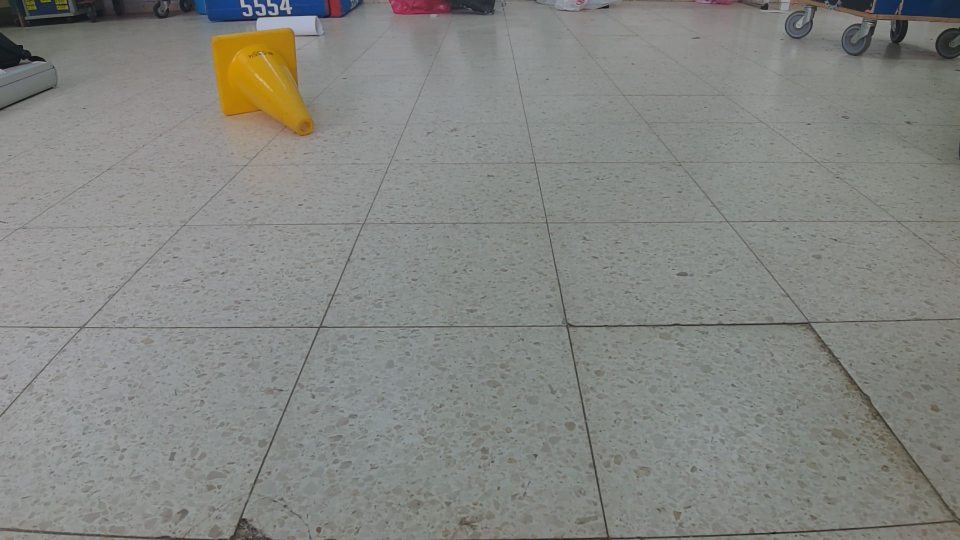
#> input picture TestingImages/2023-Cone/frame11.jpg, 1920 x 1080 px (shown at 1/2 size)
$ jupyter execute --allow-errors PoseEstimation-2023_Cone.ipynb
#> lines starting #> are read from the running program, lines starting #| are printed output that depends on the picture; after the words box and inside, x2 and y2 are one past the last pixel; in counts of white or black regions, pixels touching at a corner belong together
[cell 1]
import cv2
import numpy as np
import pandas as pd
import math

#> (a cell that did not finish here is left out)

When a new image is captured we need to run the same algorithm we ran to create the data

[cell 3]
# Detect game pice by color
# And create a rect around the detection
def find_bounding_rect(image, lower_color, upper_color):
    """    Detects the largest contour of a specified color in the image and returns its bounding rectangle.
    Args:
        image (numpy.ndarray): The input image in which to find the contour.
        lower_color (tuple): The lower bound of the color in HSV format.
        upper_color (tuple): The upper bound of the color in HSV format.
    Returns:
        tuple: A tuple containing the coordinates (x, y) and dimensions (width, height) of the bounding rectangle.
    """
    # Convert BGR to HSV
    hsv = cv2.cvtColor(image, cv2.COLOR_BGR2HSV)

    # Combine masks to get only red pixels
    mask = cv2.inRange(hsv, lower_color, upper_color)

    # Threshold the mask to create a binary image
    _, thresh = cv2.threshold(mask, 127, 255, cv2.THRESH_BINARY)

    # Define the kernel for the morphological operation
    # ChatGPT gave me this part of the code, I have no idea how it works
    kernel = np.ones((5, 5), np.uint8)

    # Perform morphological opening to remove noise
    opening = cv2.morphologyEx(thresh, cv2.MORPH_OPEN, kernel)

    # Perform morphological closing to close small holes
    # This really helps to cleanup the mask
    processed_img = cv2.morphologyEx(opening, cv2.MORPH_CLOSE, kernel)

    # Find contours
    contours, _ = cv2.findContours(processed_img, cv2.RETR_LIST, cv2.CHAIN_APPROX_SIMPLE)

    for cont in contours:
        x, y, w, h = cv2.boundingRect(cont)
        cv2.drawContours(image, cont, -1, (0, 255, 0), 3)
        #cv2.rectangle(image, (x, y), (x + w, y + h), (0, 255, 255), 2)

    contour = max(contours, key=cv2.contourArea)

    # Get bounding rectangle
    x, y, w, h = cv2.boundingRect(contour)

    cv2.drawContours(image, contour, -1, (0, 255, 0), 3)
    cv2.rectangle(image, (x, y), (x + w, y + h), (0, 255, 255), 2)

    return (x, y, w, h), contour


def saharAlgorithm(contour, img):
    # Compute the center of the contour
    M = cv2.moments(contour)
    cX = int(M["m10"] / M["m00"])
    cY = int(M["m01"] / M["m00"])

    # Find the point on the contour that is furthest from the center
    # It is almost always the cone top point
    # IMPORTANT: If the cone top is not visible in the image you will get undefined behavior
    distances = [np.linalg.norm(np.array([cX, cY]) - point[0]) for point in contour]
    max_distance_index = np.argmax(distances)
    furthest_point = tuple(contour[max_distance_index][0])

    X = furthest_point[0]
    Y = furthest_point[1]

    p1 = (cX, img.shape[0] - cY)
    p2 = (X, img.shape[0] - Y)

    # Difference in x coordinates
    dx = p2[0] - p1[0]

    # Difference in y coordinates
    dy = p2[1] - p1[1]

    # Angle between p1 and p2 in radians
    theta = math.atan2(dy, dx)

    angle = theta * 180 / math.pi

    if (dy < 0):
        angle = 360 + angle

    # Visualize
    cv2.line(img, (cX, cY), furthest_point, (255, 255, 255), 2)

    return angle

Find similar data points inside our data base to find the real world position

[cell 4]
# [49 lines left out: functions angle_close, find_matching_rows, not called in this run]

Main function running on the Raspberry-PI

[cell 5]
targetRes = (1280, 720)  # Target resolution for the image

# Capture the image using the connected camera (For testing purposes load an image from disk)
image = cv2.imread("../TestingImages/2023-Cone/frame11.jpg")
#> image is the input picture: shape (1080, 1920, 3); mean B, G, R 129.7, 133.7, 132.1

# Resize the image to the target size
image = cv2.resize(image, targetRes)
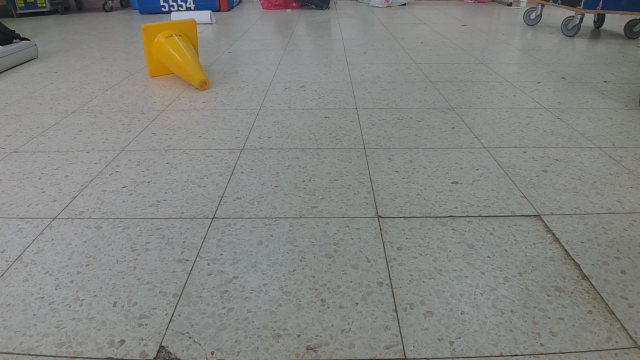
#> image: shape (720, 1280, 3) (shown at 1/2 size); mean B, G, R 129.6, 133.7, 132

# The low bounds, [h, s, v]
low_bounds = np.array([6, 140, 85])
# The top bounds, [h, s, v]
top_bounds = np.array([27, 255, 255])

# Detect the closest game piece in the image, using ml model or a simple color filter
rect, contour = find_bounding_rect(image, low_bounds, top_bounds)
#> in find_bounding_rect, `mask = cv2.inRange(hsv, lower_color, upper_color)`:
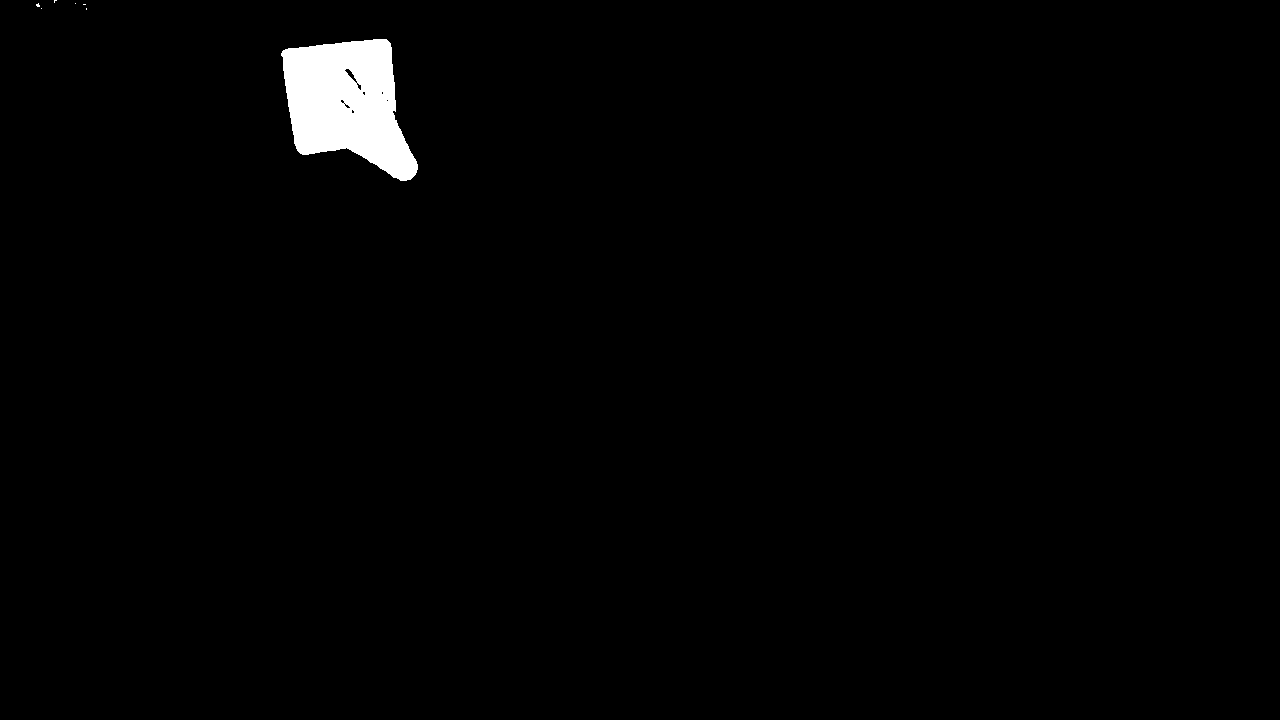
#> mask: shape (720, 1280); 1.4% white; 7 white regions (6 under 20 px), largest, box (x1, y1, x2, y2) and area: (281, 39, 418, 181) 12807
#> in find_bounding_rect, `contours, _ = cv2.findContours(processed_img, cv2.RETR_LIST, cv2.CHAIN..`: contours = 1 contour; box (x1, y1, x2, y2) and area: (282, 39, 418, 181) 12676
#> the loop in find_bounding_rect, `for cont in contours:` made 1 pass
#> (x, y, w, h) on pass 1: (282, 39, 136, 142)
#> after the loop in find_bounding_rect, `for cont in contours:`:
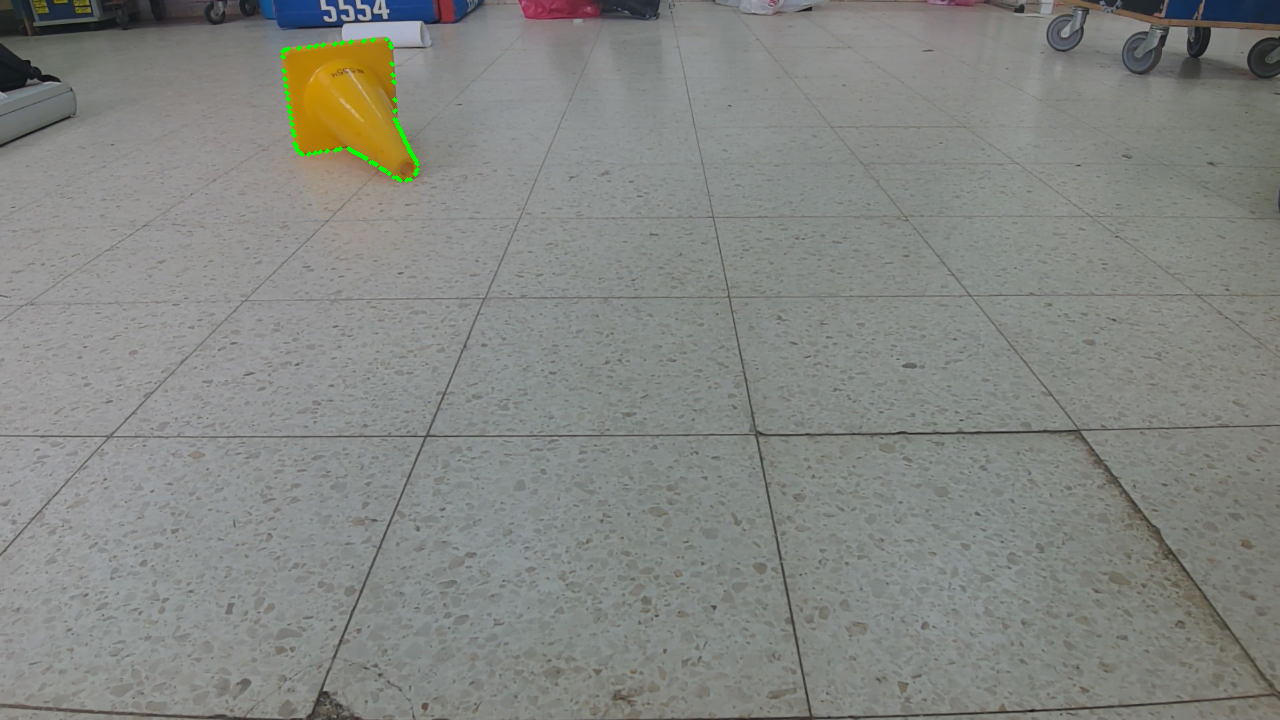
#> image: shape (720, 1280, 3); 0.14% of pixels changed, all inside (x1, y1, x2, y2) = (280, 37, 420, 183)
#> in find_bounding_rect, `contour = max(contours, key=cv2.contourArea)`: contour = contour of 165 points, box (x1, y1, x2, y2) (282, 39, 418, 181), area 12676
#> in find_bounding_rect, `cv2.rectangle(image, (x, y), (x + w, y + h), (0, 255, 255), 2)`:
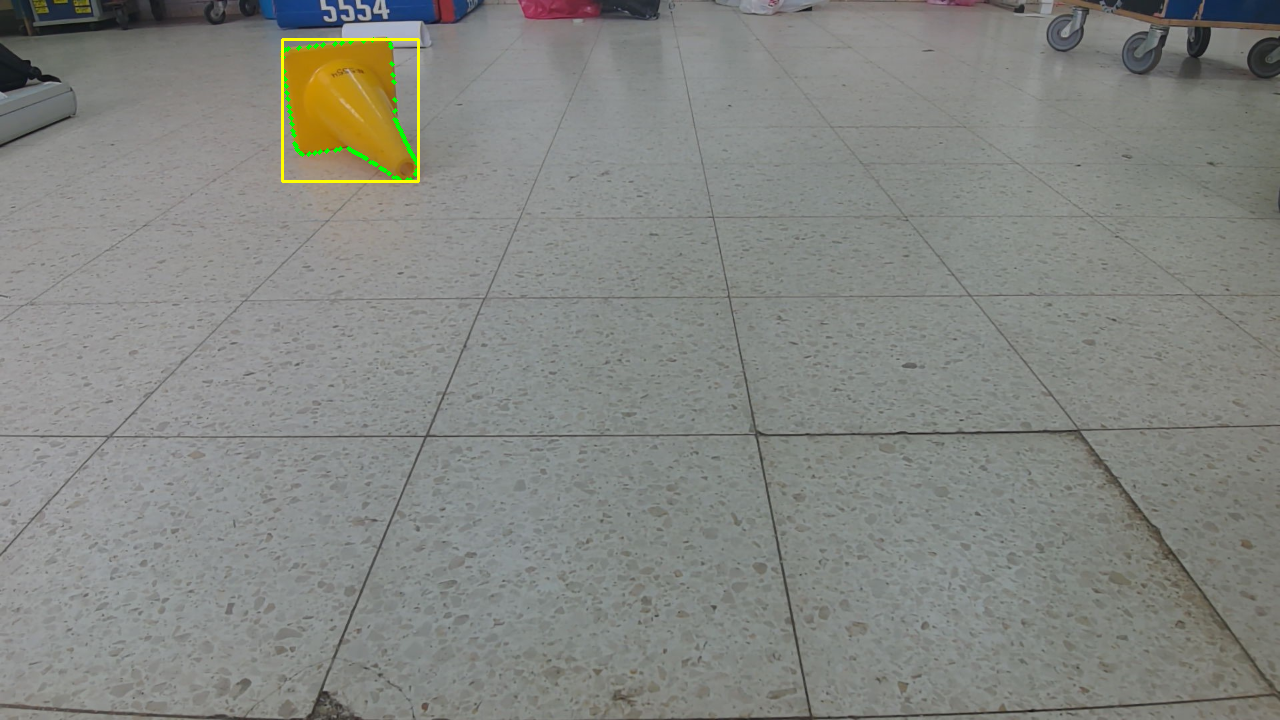
#> image: shape (720, 1280, 3); 0.18% of pixels changed, all inside (x1, y1, x2, y2) = (281, 38, 420, 183)
#> rect = (282, 39, 136, 142)
angle = saharAlgorithm(contour, image)
#> in saharAlgorithm, `M = cv2.moments(contour)`: M = moments, m00 12676.5, centre m10/m00, m01/m00 = (346.9, 102.8)
#> in saharAlgorithm, `cX = int(M["m10"] / M["m00"])`: cX = 346
#> in saharAlgorithm, `cY = int(M["m01"] / M["m00"])`: cY = 102
#> in saharAlgorithm, `distances = [np.linalg.norm(np.array([cX, cY]) - point[0]) for point i..`: distances = 165 values, max 100.1 at index 108, min 46.04 at index 70, mean 67.25
#> in saharAlgorithm, `max_distance_index = np.argmax(distances)`: max_distance_index = 108
#> in saharAlgorithm, `furthest_point = tuple(contour[max_distance_index][0])`: furthest_point = (410, 179)
#> in saharAlgorithm, `X = furthest_point[0]`: X = 410
#> in saharAlgorithm, `Y = furthest_point[1]`: Y = 179
#> in saharAlgorithm, `p1 = (cX, img.shape[0] - cY)`: p1 = (346, 618)
#> in saharAlgorithm, `p2 = (X, img.shape[0] - Y)`: p2 = (410, 541)
#> in saharAlgorithm, `dx = p2[0] - p1[0]`: dx = 64
#> in saharAlgorithm, `dy = p2[1] - p1[1]`: dy = -77
#> in saharAlgorithm, `theta = math.atan2(dy, dx)`: theta = -0.877
#> in saharAlgorithm, `angle = theta * 180 / math.pi`: angle = -50.27
#> in saharAlgorithm, `angle = 360 + angle`: angle = 309.7
#> angle = 309.7

cv2.imshow("Frame", image)
cv2.waitKey(0)
cv2.destroyAllWindows()

x, y, w, h = rect
#> x = 282; y = 39; w = 136; h = 142

target = {
    'Center_X': x + w // 2,
    'Center_Y': y + h // 2,
    'Width': w,
    'Height': h,
    'saharAngle': angle
}
#> target = {'Center_X': 350, 'Center_Y': 110, 'Width': 136, 'Height': 142, 'saharAngle': 309.7}

# Assuming df is the pandas DataFrame
#> (the rest of this cell did not finish here and is left out)

$ run again, with TestingImages/2023-Cone/frame0.jpg copied over TestingImages/2023-Cone/frame11.jpg
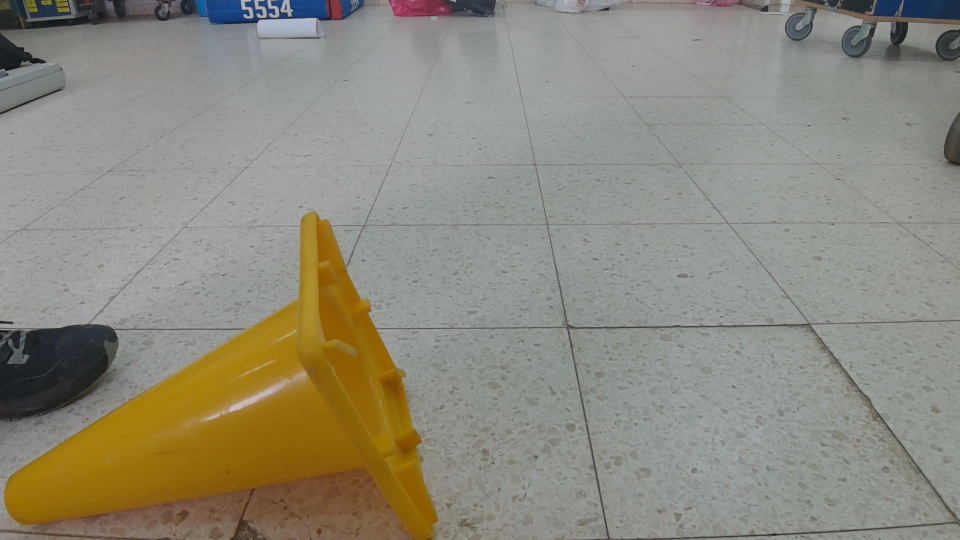
#> input picture TestingImages/2023-Cone/frame0.jpg, 1920 x 1080 px (shown at 1/2 size)
#> image is the input picture: shape (1080, 1920, 3); mean B, G, R 125.1, 138.5, 141.4
#> hsv: shape (720, 1280, 3); mean H, S, V 53.5, 39.3, 144.9
#> in find_bounding_rect, `mask = cv2.inRange(hsv, lower_color, upper_color)`:
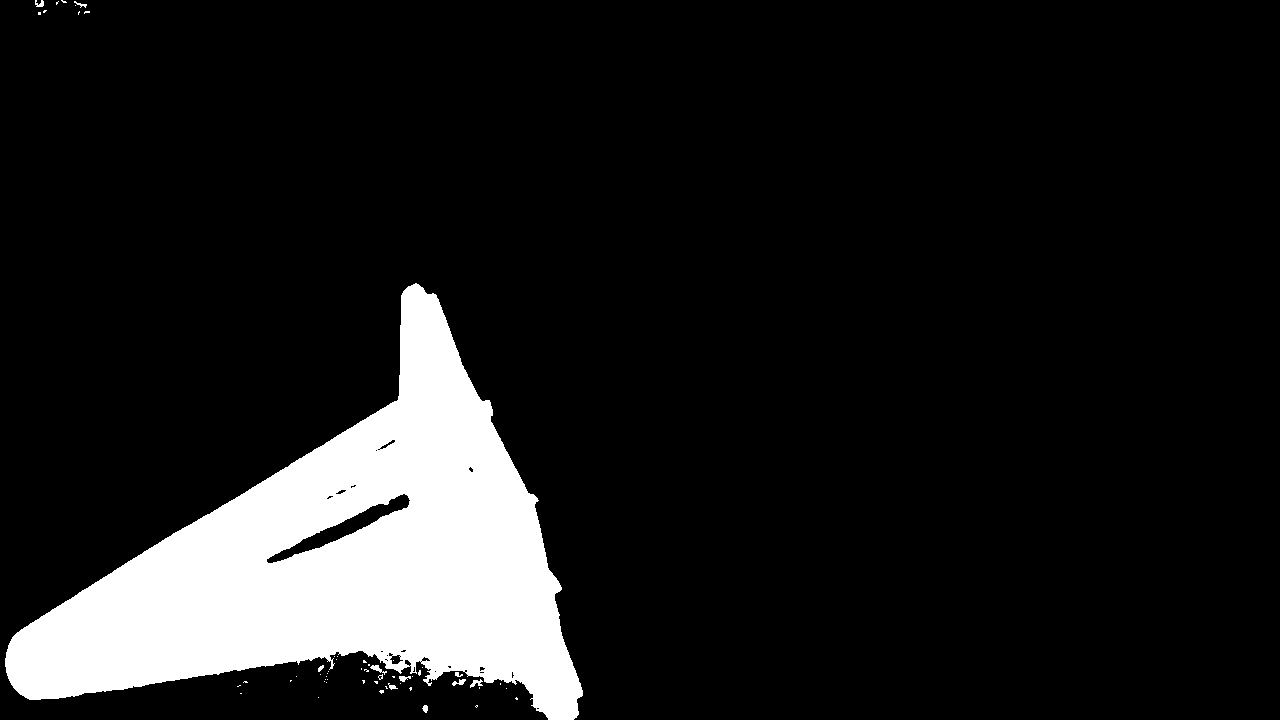
#> mask: shape (720, 1280); 11.7% white; 56 white regions (45 under 20 px), largest, box (x1, y1, x2, y2) and area: (5, 283, 583, 720) 106789, (370, 665, 387, 675) 61, (470, 679, 483, 688) 55
#> opening: shape (720, 1280); 11.6% white; 4 white regions, box (x1, y1, x2, y2) and area: (5, 284, 583, 720) 106307, (386, 661, 405, 671) 144, (400, 676, 405, 681) 25, (423, 706, 428, 711) 25
#> processed_img: shape (720, 1280); 11.6% white; 3 white regions
#> contours = 5 contours, 2 with area under 20; largest, box (x1, y1, x2, y2) and area: (5, 284, 583, 720) 107808, (269, 494, 410, 563) 1970, (386, 654, 402, 665) 125
#> the loop in find_bounding_rect, `for cont in contours:` made 5 passes
#> (x, y, w, h) on passes 3 to 5: (386, 654, 16, 11), (269, 494, 141, 69), (5, 284, 578, 436)
#> in find_bounding_rect, `contour = max(contours, key=cv2.contourArea)`: contour = contour of 808 points, box (x1, y1, x2, y2) (5, 284, 583, 720), area 107808
#> in find_bounding_rect, `cv2.rectangle(image, (x, y), (x + w, y + h), (0, 255, 255), 2)`:
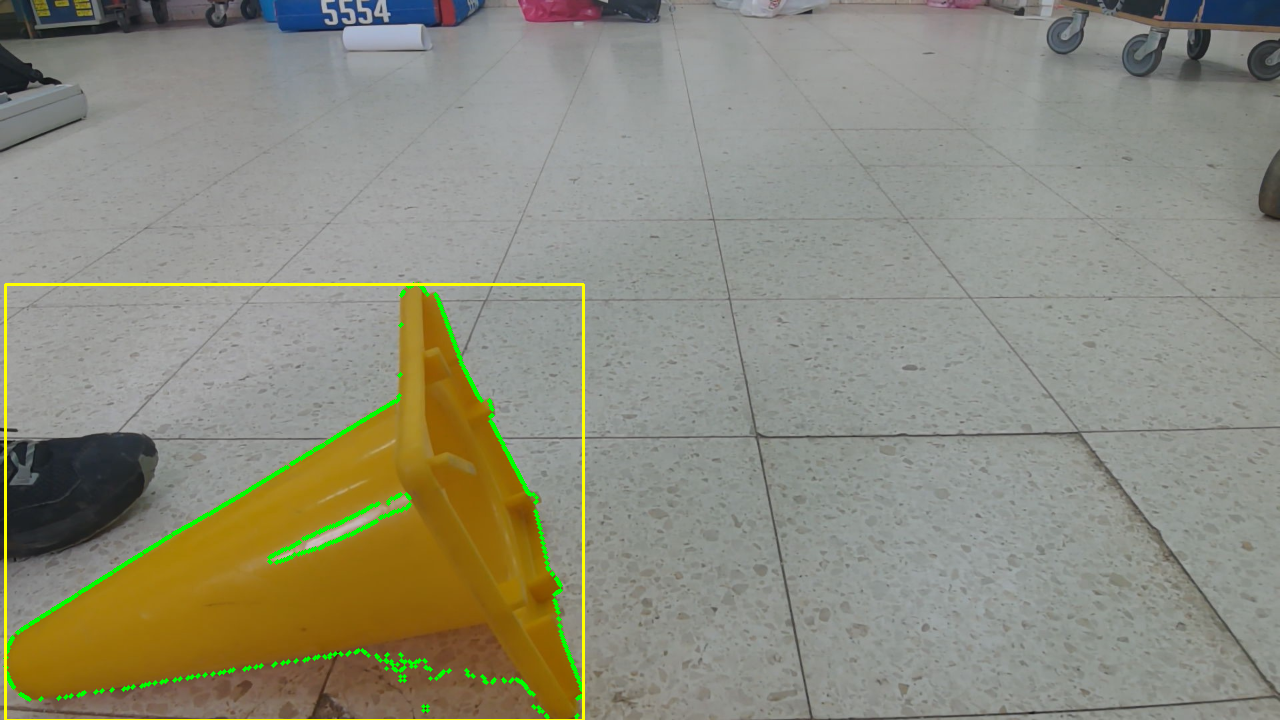
#> image: shape (720, 1280, 3); mean B, G, R 124, 140.2, 141
#> `rect, contour = find_bounding_rect(image, low_bounds, top_bounds)`: rect = (5, 284, 578, 436)
#> M = moments, m00 107807.5, centre m10/m00, m01/m00 = (338.4, 560.3)
#> cX = 338
#> cY = 560
#> distances = 808 values, max 350.5 at index 326, min 92.2 at index 442, mean 204.3
#> max_distance_index = 326
#> furthest_point = (8, 678)
#> X = 8
#> Y = 678
#> p1 = (338, 160)
#> p2 = (8, 42)
#> dx = -330
#> dy = -118
#> theta = -2.8
#> in saharAlgorithm, `angle = theta * 180 / math.pi`: angle = -160.3
#> in saharAlgorithm, `angle = 360 + angle`: angle = 199.7
#> `x, y, w, h = rect`: x = 5; y = 284; w = 578; h = 436
#> target = {'Center_X': 294, 'Center_Y': 502, 'Width': 578, 'Height': 436, 'saharAngle': 199.7}
